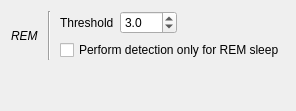
                     <widget class="QWidget" name="_rem_page">
                      <layout class="QVBoxLayout" name="verticalLayout_20">
                       <item>
                        <layout class="QGridLayout" name="gridLayout_17">
                         <property name="topMargin">
                          <number>0</number>
                         </property>
                         <item row="0" column="3">
                          <widget class="QDoubleSpinBox" name="_ToolRemTh">
                           <property name="toolTip">
                            <string>&lt;html&gt;&lt;head/&gt;&lt;body&gt;&lt;p&gt;Number of standard deviation of the derivative signal&lt;/p&gt;&lt;/body&gt;&lt;/html&gt;</string>
                           </property>
                           <property name="decimals">
                            <number>1</number>
                           </property>
                           <property name="value">
                            <double>3.000000000000000</double>
                           </property>
                          </widget>
                         </item>
                         <item row="0" column="2">
                          <widget class="QLabel" name="label_38">
                           <property name="text">
                            <string>Threshold</string>
                           </property>
                          </widget>
                         </item>
                         <item row="1" column="2" colspan="4">
                          <widget class="QCheckBox" name="_ToolRemOnly">
                           <property name="text">
                            <string>Perform detection only for REM sleep</string>
                           </property>
                          </widget>
                         </item>
                         <item row="0" column="1" rowspan="2">
                          <widget class="Line" name="line_2">
                           <property name="minimumSize">
                            <size>
                             <width>10</width>
                             <height>0</height>
                            </size>
                           </property>
                           <property name="orientation">
                            <enum>Qt::Vertical</enum>
                           </property>
                          </widget>
                         </item>
                         <item row="0" column="0" rowspan="2">
                          <widget class="QLabel" name="label_51">
                           <property name="font">
                            <font>
                             <italic>true</italic>
                            </font>
                           </property>
                           <property name="text">
                            <string>REM</string>
                           </property>
                          </widget>
                         </item>
                         <item row="0" column="4">
                          <spacer name="horizontalSpacer_39">
                           <property name="orientation">
                            <enum>Qt::Horizontal</enum>
                           </property>
                           <property name="sizeHint" stdset="0">
                            <size>
                             <width>40</width>
                             <height>20</height>
                            </size>
                           </property>
                          </spacer>
                         </item>
                        </layout>
                       </item>
                       <item>
                        <spacer name="verticalSpacer_9">
                         <property name="orientation">
                          <enum>Qt::Vertical</enum>
                         </property>
                         <property name="sizeHint" stdset="0">
                          <size>
                           <width>20</width>
                           <height>40</height>
                          </size>
                         </property>
                        </spacer>
                       </item>
                      </layout>
                     </widget>
